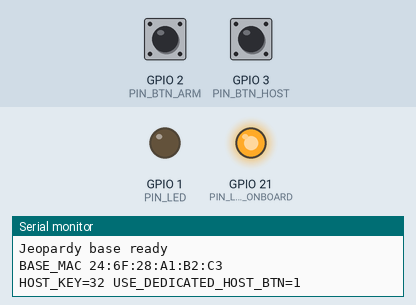
Recording of a program running on a simulated Seeed XIAO ESP32-S3. Shown: output pins drawn as LEDs (lit = HIGH), the last lines printed to the serial monitor. Dashed ring = blinking. The test bench sets the inputs (shaded band); at power-on: GPIO 2 (PIN_BTN_ARM) HIGH, GPIO 3 (PIN_BTN_HOST) HIGH. USB keyboard and mouse output is not drawn.

Above: at 1.6 s.
1.7 s: GPIO 2 (PIN_BTN_ARM) pulled LOW for 0.15 s
At 2.3 s:
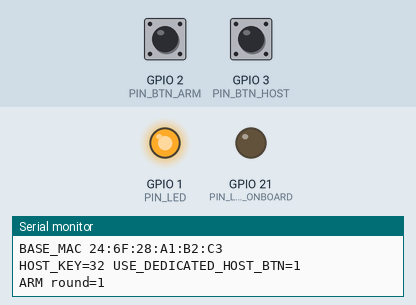
7.7 s: GPIO 2 (PIN_BTN_ARM) pulled LOW for 1 s
At 7.9 s:
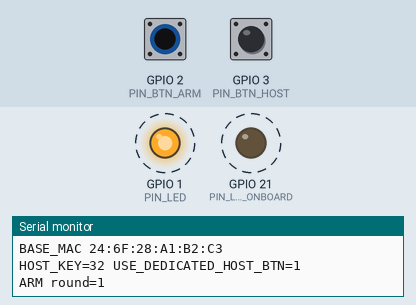
10.2 s: GPIO 2 (PIN_BTN_ARM) pulsed LOW 2 times (0.12 s each, 0.3 s apart)
At 10.5 s:
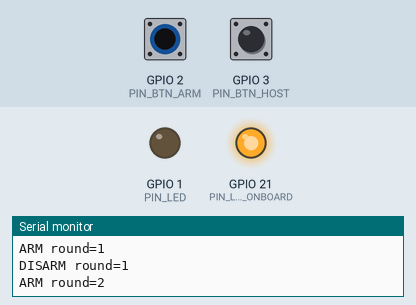
13.2 s: GPIO 2 (PIN_BTN_ARM) pulled LOW for 3.2 s
Timing chart, 0 to 16.2 s (numbered marks = the images above; inputs shaded):
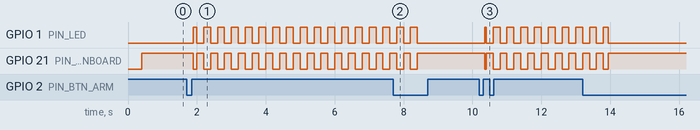

Measured:
- after the input at 1.7 s, GPIO 1 (PIN_LED): LOW → HIGH after 0.19 s, then repeats every 0.40 s: LOW 0.20 s, HIGH 0.20 s; GPIO 21 (PIN_LED_ONBOARD): HIGH → LOW after 0.19 s, then repeats every 0.40 s: HIGH 0.20 s, LOW 0.20 s
- after the input at 7.7 s, GPIO 1 (PIN_LED): goes on until 8.4 s, then stays LOW; GPIO 21 (PIN_LED_ONBOARD): goes on until 8.4 s, then stays HIGH
- after the input at 10.2 s, GPIO 1 (PIN_LED): LOW → HIGH after 0.16 s, then repeats every 0.40 s: LOW 0.20 s, HIGH 0.20 s; GPIO 21 (PIN_LED_ONBOARD): HIGH → LOW after 0.16 s, then repeats every 0.40 s: HIGH 0.20 s, LOW 0.20 s

The program:

main.cpp
```cpp
/**
 * Jeopardy base station — ESP-NOW controller + USB HID keyboard + CDC log.
 *
 * Buttons (default dual-button wiring):
 *   D1 ARM:  short press → ARM if idle/disarmed, RESET+ARM if round active
 *            long press  → DISARM (if USE_DEDICATED_HOST_BTN), else host key
 *   D2 HOST: press → inject HOST_KEY via TinyUSB HID (optional)
 *
 * Single-button mode (USE_DEDICATED_HOST_BTN=0):
 *   short → ARM/RESET cycle, long → host keystroke
 *
 * Buzz order: every MSG_BUZZ after ARM is recorded; first triggers LOCKOUT
 * broadcast and winner LED feedback on players; later buzzes still ACK'd.
 */
#include <Arduino.h>
#include <WiFi.h>
#include <esp_now.h>
#include <esp_wifi.h>
#include <string.h>
#include <stdarg.h>
#include <stdio.h>

#include "USB.h"
#include "USBHIDKeyboard.h"

#include "config.h"
#include "protocol.h"

USBHIDKeyboard Keyboard;

enum RoundPhase : uint8_t {
  PHASE_IDLE = 0,
  PHASE_ARMED,
  PHASE_LOCKED,
};

static RoundPhase g_phase = PHASE_IDLE;
static uint16_t g_round = 0;
static uint8_t g_order[MAX_ORDER];
static uint8_t g_order_len = 0;
static uint8_t g_winner = 0;

static volatile bool g_rx_pending = false;
static JeopardyMsg g_rx_msg;
static uint8_t g_rx_mac[6];

struct Btn {
  uint8_t pin;
  bool stable;
  bool last_raw;
  uint32_t last_change;
  uint32_t press_start;
  bool pressed;
  bool long_fired;
};

static Btn g_btn_arm = {PIN_BTN_ARM, false, false, 0, 0, false, false};
#if USE_DEDICATED_HOST_BTN
static Btn g_btn_host = {PIN_BTN_HOST, false, false, 0, 0, false, false};
#endif

static void set_leds(bool on) {
  digitalWrite(PIN_LED, on ? HIGH : LOW);
#if USE_ONBOARD_LED
  digitalWrite(PIN_LED_ONBOARD, on ? LOW : HIGH);
#endif
}

static void update_status_led() {
  const uint32_t now = millis();
  switch (g_phase) {
    case PHASE_IDLE:
      set_leds(false);
      break;
    case PHASE_ARMED:
      set_leds(((now / 200) & 1) != 0);
      break;
    case PHASE_LOCKED:
      set_leds(true);
      break;
  }
}

static void cdc_printf(const char *fmt, ...) {
  char buf[160];
  va_list ap;
  va_start(ap, fmt);
  vsnprintf(buf, sizeof(buf), fmt, ap);
  va_end(ap);
  Serial.print(buf);
}

static void ensure_peer(const uint8_t *mac) {
  if (esp_now_is_peer_exist(mac)) {
    return;
  }
  esp_now_peer_info_t peer = {};
  memcpy(peer.peer_addr, mac, 6);
  peer.channel = 0;
  peer.encrypt = false;
  esp_now_add_peer(&peer);
}

static void send_msg(const uint8_t *dest, JeopardyMsgType type, uint8_t pid,
                     uint16_t seq) {
  JeopardyMsg m = {};
  m.magic = JEOPARDY_MAGIC;
  m.version = JEOPARDY_VERSION;
  m.type = static_cast<uint8_t>(type);
  m.player_id = pid;
  m.seq = seq;
  m.timestamp_ms = millis();
  ensure_peer(dest);
  esp_err_t err = esp_now_send(dest, reinterpret_cast<uint8_t *>(&m), sizeof(m));
  if (err != ESP_OK) {
    cdc_printf("WARN send fail type=%u err=%d\n", (unsigned)type, (int)err);
  }
}

static void broadcast(JeopardyMsgType type, uint8_t pid, uint16_t seq) {
  uint8_t bcast[6];
  memset(bcast, 0xFF, 6);
  send_msg(bcast, type, pid, seq);
}

static void clear_order() {
  memset(g_order, 0, sizeof(g_order));
  g_order_len = 0;
  g_winner = 0;
}

static void do_arm() {
  g_round++;
  if (g_round == 0) {
    g_round = 1;
  }
  clear_order();
  g_phase = PHASE_ARMED;
  broadcast(MSG_ARM, 0, g_round);
  cdc_printf("ARM round=%u\n", g_round);
}

static void do_disarm() {
  g_phase = PHASE_IDLE;
  broadcast(MSG_DISARM, 0, g_round);
  cdc_printf("DISARM round=%u\n", g_round);
}

static void do_reset() {
  clear_order();
  g_phase = PHASE_IDLE;
  broadcast(MSG_RESET, 0, g_round);
  cdc_printf("RESET round=%u\n", g_round);
}

static void inject_host_key() {
  Keyboard.press(HOST_KEY);
  delay(20);
  Keyboard.release(HOST_KEY);
  cdc_printf("HOST_KEY\n");
}

static void on_data_recv(const uint8_t *mac, const uint8_t *data, int len) {
  if (len < (int)sizeof(JeopardyMsg)) {
    return;
  }
  JeopardyMsg m;
  memcpy(&m, data, sizeof(m));
  if (!jeopardy_msg_valid(&m)) {
    return;
  }
  memcpy(g_rx_mac, mac, 6);
  g_rx_msg = m;
  g_rx_pending = true;
}

static bool already_in_order(uint8_t id) {
  for (uint8_t i = 0; i < g_order_len; i++) {
    if (g_order[i] == id) {
      return true;
    }
  }
  return false;
}

static void handle_buzz(const uint8_t *mac, const JeopardyMsg &m) {
  if (g_phase != PHASE_ARMED && g_phase != PHASE_LOCKED) {
    return; /* ignore buzz while idle */
  }
  if (m.player_id < 1 || m.player_id > JEOPARDY_MAX_PLAYERS) {
    return;
  }
  if (already_in_order(m.player_id)) {
    return;
  }
  if (g_order_len >= MAX_ORDER) {
    return;
  }

  ensure_peer(mac);
  const uint8_t place = (uint8_t)(g_order_len + 1);
  g_order[g_order_len++] = m.player_id;

  /* ACK with place so player can show first vs late LED */
  send_msg(mac, MSG_ACK, m.player_id, place);

  cdc_printf("BUZZ order=%u id=%u round=%u\n", place, m.player_id, g_round);

  if (place == 1) {
    g_winner = m.player_id;
    g_phase = PHASE_LOCKED;
    broadcast(MSG_LOCKOUT, g_winner, g_round);
    cdc_printf("LOCKOUT winner=%u round=%u\n", g_winner, g_round);
  }
}

static void handle_rx() {
  if (!g_rx_pending) {
    return;
  }
  noInterrupts();
  JeopardyMsg m = g_rx_msg;
  uint8_t mac[6];
  memcpy(mac, g_rx_mac, 6);
  g_rx_pending = false;
  interrupts();

  if (m.type == MSG_BUZZ) {
    handle_buzz(mac, m);
  } else if (m.type == MSG_HEARTBEAT) {
    cdc_printf("HB id=%u\n", m.player_id);
  }
}

static bool read_raw(uint8_t pin) {
#if BUTTON_ACTIVE_LOW
  return digitalRead(pin) == LOW;
#else
  return digitalRead(pin) == HIGH;
#endif
}

enum BtnEvent : uint8_t { BTN_NONE = 0, BTN_SHORT, BTN_LONG };

static BtnEvent poll_btn(Btn &b) {
  BtnEvent ev = BTN_NONE;
  const bool raw = read_raw(b.pin);
  const uint32_t now = millis();

  if (raw != b.last_raw) {
    b.last_raw = raw;
    b.last_change = now;
  }
  if ((now - b.last_change) < DEBOUNCE_MS) {
    return BTN_NONE;
  }

  if (raw && !b.stable) {
    b.stable = true;
    b.pressed = true;
    b.long_fired = false;
    b.press_start = now;
  } else if (raw && b.stable && b.pressed && !b.long_fired) {
    if ((now - b.press_start) >= LONG_PRESS_MS) {
      b.long_fired = true;
      ev = BTN_LONG;
    }
  } else if (!raw && b.stable) {
    b.stable = false;
    if (b.pressed && !b.long_fired) {
      ev = BTN_SHORT;
    }
    b.pressed = false;
  }
  return ev;
}

static void handle_arm_button(BtnEvent ev) {
  if (ev == BTN_NONE) {
    return;
  }
#if USE_DEDICATED_HOST_BTN
  if (ev == BTN_SHORT) {
    if (g_phase == PHASE_IDLE) {
      do_arm();
    } else {
      do_reset();
      do_arm();
    }
  } else if (ev == BTN_LONG) {
    do_disarm();
  }
#else
  /* Single button: short = arm/reset cycle, long = host key */
  if (ev == BTN_SHORT) {
    if (g_phase == PHASE_IDLE) {
      do_arm();
    } else {
      do_reset();
      do_arm();
    }
  } else if (ev == BTN_LONG) {
    inject_host_key();
  }
#endif
}

void setup() {
  /* TinyUSB CDC + HID (USB_MODE=0) */
  Keyboard.begin();
  USB.begin();
  Serial.begin(115200);
  delay(400);

  pinMode(PIN_BTN_ARM, INPUT_PULLUP);
#if USE_DEDICATED_HOST_BTN
  pinMode(PIN_BTN_HOST, INPUT_PULLUP);
#endif
  pinMode(PIN_LED, OUTPUT);
#if USE_ONBOARD_LED
  pinMode(PIN_LED_ONBOARD, OUTPUT);
#endif
  set_leds(false);

  WiFi.mode(WIFI_STA);
  WiFi.disconnect();
  esp_wifi_set_channel(WIFI_CHANNEL, WIFI_SECOND_CHAN_NONE);
  delay(50);

  if (esp_now_init() != ESP_OK) {
    cdc_printf("ESP-NOW init failed\n");
    while (true) {
      delay(1000);
    }
  }
  esp_now_register_recv_cb(on_data_recv);

  uint8_t bcast[6];
  memset(bcast, 0xFF, 6);
  ensure_peer(bcast);

  uint8_t mac[6];
  WiFi.macAddress(mac);
  cdc_printf("Jeopardy base ready\n");
  cdc_printf("BASE_MAC %02X:%02X:%02X:%02X:%02X:%02X\n", mac[0], mac[1], mac[2],
             mac[3], mac[4], mac[5]);
  cdc_printf("HOST_KEY=%d USE_DEDICATED_HOST_BTN=%d\n", (int)HOST_KEY,
             USE_DEDICATED_HOST_BTN);
}

void loop() {
  handle_rx();

  BtnEvent arm_ev = poll_btn(g_btn_arm);
  handle_arm_button(arm_ev);

#if USE_DEDICATED_HOST_BTN
  BtnEvent host_ev = poll_btn(g_btn_host);
  if (host_ev == BTN_SHORT || host_ev == BTN_LONG) {
    inject_host_key();
  }
#endif

  update_status_led();
  delay(1);
}
```

config.h
```cpp
/**
 * Base station hardware and host-keystroke config.
 */
#pragma once

/* XIAO ESP32-S3 pins — see docs/hardware.md */
#define PIN_BTN_ARM    2   /* D1 / GPIO2 — ARM / RESET (short vs long) */
#define PIN_BTN_HOST   3   /* D2 / GPIO3 — optional dedicated host key */
#define PIN_LED        1   /* D0 / GPIO1 — status LED */
#define PIN_LED_ONBOARD 21 /* USER_LED active LOW */

#define USE_ONBOARD_LED 1
#define USE_DEDICATED_HOST_BTN 1 /* set 0 for single-button (long=host key) */
#define BUTTON_ACTIVE_LOW 1
#define DEBOUNCE_MS 40
#define LONG_PRESS_MS 700

/**
 * Key injected to host PC when host button fires.
 * Default: space (common Jeopardy software "buzzer" / next).
 * Change to KEY_F1, 'b', etc. as needed (USBHIDKeyboard codes).
 */
#ifndef HOST_KEY
#define HOST_KEY ' '
#endif

#define MAX_ORDER 8
#define WIFI_CHANNEL 1
```
